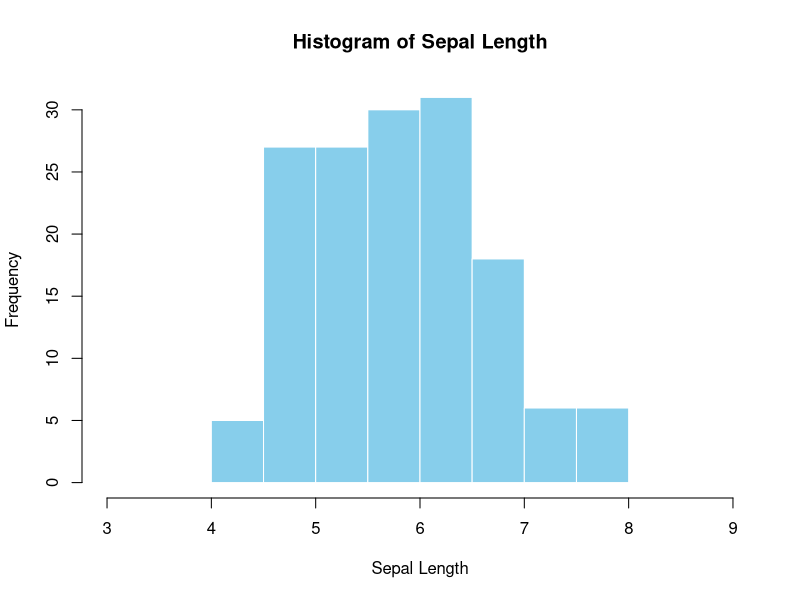

Here is the R script that generated this plot:
## ---- chunk 1

knitr::opts_chunk$set(echo = T)

## ---- chunk 2
data <- data.frame("id" = 1:5,
           "order" = sample(1:3, 5, replace = T),
           "rating" = sample(1:5, 5, replace = T))

data
## ---- chunk 3
data$order <- ifelse(data$order == 1, "Pizza",
                    ifelse(data$order == 2, "Pasta",
                           ifelse(data$order == 3, "Salad", NA)))
data$rating <- ifelse(data$rating == 1, "Very Poor",
                      ifelse(data$rating == 2, "Poor",
                             ifelse(data$rating == 3, "Fair",
                                    ifelse(data$rating == 4, "Good",
                                           ifelse(data$rating == 5, "Excellent", NA)))))

data

## ---- chunk 4
#| code-line-numbers: false
scores <- c(85, 60, 45, 70, 50)
## ---- chunk 5
#| code-line-numbers: false
gender <- c(1, 2, 1, 2, 2)
## ---- chunk 6
#| code-line-numbers: false
# Labeling as Pass/Fail
labels <- ifelse(scores >= 60,
                 "Pass", "Fail")

# Combining into a data frame
data <- data.frame(Scores = scores,
                   Label = labels)

data
## ---- chunk 7
#| code-line-numbers: false
# Creating bins
categories <- cut(scores,
                  breaks = c(0, 50, 70, 100),
                  labels = c("Low", "Medium",
                             "High"))

# Combining into a data frame
data <- data.frame(Scores = scores,
                   Category = categories)

data
## ---- chunk 8
#| code-line-numbers: false
# Converting to factor with labels
gender_labeled <- factor(gender,
                         levels = c(1, 2),
                         labels = c("Male",
                                    "Female"))

# Combine into a data frame
data <- data.frame(gender,
                   gender_labeled)

data
## ---- chunk 9
#| fig-width: 6
#| fig-height: 6
hist(iris$Sepal.Length,
     breaks = 7,
     main = "Histogram of Sepal Length",
     xlab = "Sepal Length",
     xlim = c(3, 9),
     border = "white",
     col = "skyblue")
